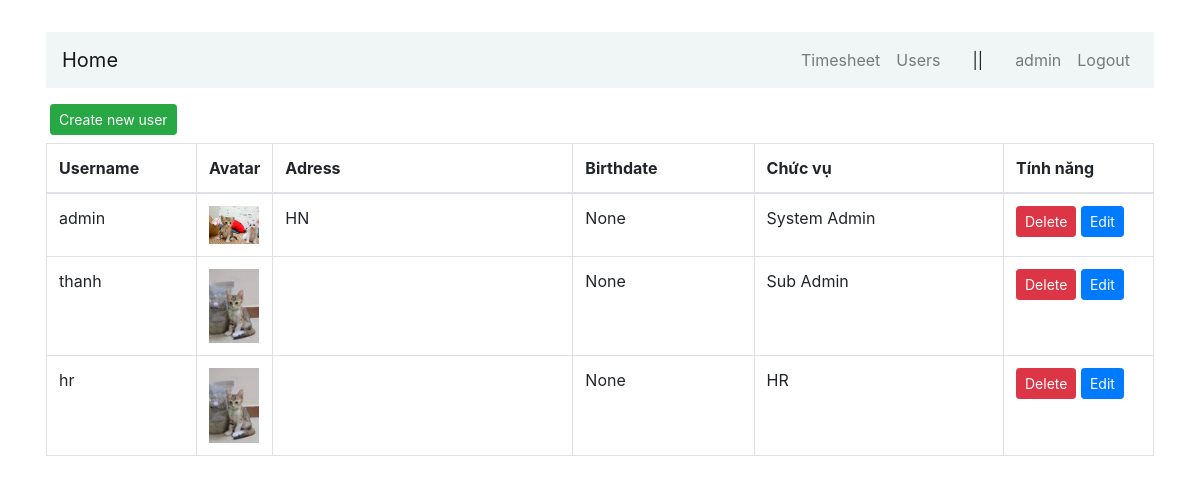
The page /users (signed in) on the database its author committed.
### users/models.py (models this page shows, shortened)
class User(AbstractBaseUser, PermissionsMixin):
    username = models.CharField(_("username"), max_length=100, unique=True, validators=[UnicodeUsernameValidator()], error_messages={"unique": _("A user with that username already exists."),})
    first_name = models.CharField(_("first name"), max_length=100, blank=True)
    last_name = models.CharField(_("last name"), max_length=100, blank=True)    # Surname
    email = models.EmailField(_("email address"), blank=True)
    is_staff = models.BooleanField(_("staff status"), default=False,)
    is_active = models.BooleanField(_("active"), default=True)
    date_joined = models.DateTimeField(_("date joined"), default=timezone.now)
    objects = UserManager()
    EMAIL_FIELD = "email"
    USERNAME_FIELD = "username"
    class Meta:
        verbose_name = _("user")
        verbose_name_plural = _("users")

class Profile(models.Model):
    user = models.OneToOneField(User, on_delete=models.CASCADE)
    avatar = models.ImageField(default='images/avatar_default.jpg', upload_to='images')
    gender = models.CharField(_("gender"), max_length=100, blank=True, choices=GENDER_CHOICES)
    address = models.CharField(_("address"), max_length=100, blank=True)
    birthday = models.DateField(_("birthday"), max_length=10, blank=True, null=True)

### users/views.py (the view)
# urls.py: path('users', views.user_list, name='users-list'),
@group_required('Sub Admin', 'HR', raise_exception=True)
def user_list(request):
    users = User.objects.all()
    context = {
        'users': users
    }
    return render(request, 'users/users-list.html', context)

### common/authorization.py (called while the page is built)
def group_required(*group_names, login_url=None, raise_exception=False):
    def in_groups(u):
        if u.is_authenticated:
            if bool(u.groups.filter(name__in=group_names)) | u.is_superuser:
                return True
        if raise_exception:
            raise PermissionDenied
        return False
    return user_passes_test(in_groups, login_url=login_url)

### users/templates/users/users-list.html (shortened to what this page needs)
{% extends "users/base.html" %}
{% block content %}
<a class="btn btn-success btn-sm mt-3 ml-1" href="{% url 'users-add' %}"> Create new user </a>
<table class="table table-hover table-bordered mt-2">
    <thead>
        <tr>
          <th width="150">Username</th>
          <th width="20">Avatar</th>
          <th width="300">Adress</th>
          <th>Birthdate</th>
          <th>Chức vụ</th>
          <th width="150">Tính năng</th>
        </tr>
      </thead>
      <tbody>
        {% for user in users  %}
        <tr>
          <td> {{user.username}} </td>
          {% if user.profile.avatar %}
            <td><img class="img-card-person" style="max-width: 50px;" src="{{user.profile.avatar.url}}" alt=""></td>
          {% else %}
            <td><img class="img-card-person" style="max-width: 50px;" src="images/avatar_default.jpg" alt=""></td>
          {% endif %}
          <td> {{user.profile.address}} </td>
          <td> {{user.profile.birthday}} </td>
          <td> {{user.groups.first}} </td>
          <td class="table-td-center">
            <a class="btn btn-danger btn-sm" href="/users/delete/{{user.id}}"> Delete </a>
            <a class="btn btn-primary btn-sm" href="/users/edit/{{user.id}}"> Edit </a>
          </td>
        </tr>
        {% endfor %}
      </tbody>
    </table>
{% endblock content %}

### users/templates/users/base.html (shortened to what this page needs)
<!doctype html>
<html lang="en">
<head>
    <link rel="stylesheet" href="https://maxcdn.bootstrapcdn.com/bootstrap/4.0.0/css/bootstrap.min.css">
    <link rel="stylesheet" href="https://use.fontawesome.com/releases/v5.8.2/css/all.css">
</head>
<body>
  <div class="container p-3 my-3">
    <div class="row">
      <div class="col-md-12">
        <nav class="navbar navbar-expand-md navbar-light " style="background-color: #f0f5f5">
          <a href="/" class="navbar-brand">Home</a>
            <div class="collapse navbar-collapse" id="navbarCollapse">
              <div class="navbar-nav ml-auto">
                {% if user.is_authenticated %}
                <a href="{% url 'timesheet' %}" class="nav-item nav-link">Timesheet</a>
                <a href="{% url 'users-list' %}" class="nav-item nav-link">Users</a>
                <span class="mx-4 my-auto">||</span>
                  <a href="#" class="nav-item nav-link">{{user.username}}</a>
                  <a href="{% url 'logout' %}" class="nav-item nav-link">Logout</a>
                {% else %}
                  <a href="{% url 'login' %}" class="nav-item nav-link">Sign in</a>
                {% endif %}
              </div>
            </div>
        </nav>
        {% block content %}{% endblock %}
      </div>
    </div>
  </div>
</body>
</html>

### rows shown on the page
User: username "admin", profile.avatar (picture), profile.address "HN", profile.birthday "None", groups.first "System Admin"
User: username "thanh", profile.avatar (placeholder picture), profile.birthday "None", groups.first "Sub Admin"
User: username "hr", profile.avatar (placeholder picture), profile.birthday "None", groups.first "HR"
